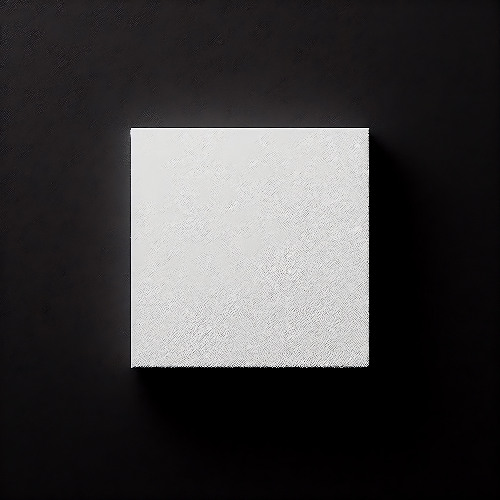
#> input picture samples/images/square.jfif, 500 x 500 px
$ python image2sound.py
#> lines starting #> are read from the running program, lines starting #| are printed output that depends on the picture
### hilbert.py
def generate(n):
    curve = [(0, 0)]
    for i in range(n):
        curve = extend(curve)
    return curve

def extend(curve):
    side_len = int(len(curve) ** 0.5)
    rot90 = rotate90(curve)
    rot270 = rotate270(curve)
    top_left = curve
    top_right = shift(curve, side_len, 0)
    bottom_left = shift(rot90, 0, side_len)[::-1]
    bottom_right = shift(rot270, side_len, side_len)[::-1]
    return bottom_left + top_left + top_right + bottom_right

def rotate90(curve):
    side_len = int(len(curve) ** 0.5)
    return [(side_len-1-y, x) for (x, y) in curve]

def rotate270(curve):
    side_len = int(len(curve) ** 0.5)
    return [(y, side_len-1-x) for (x, y) in curve]

def shift(curve, x, y):
    return [(i + x, j + y) for (i, j) in curve]

# [16 lines left out: function visualize, not called in this run]

# [2 lines that do not run on import are left out]

### image2sound.py
import cv2
import hilbert
import numpy as np
from scipy.io.wavfile import write

def load_and_prepare_image(path, hilbert_iterations):
#> called with path = 'samples/images/square.jfif', hilbert_iterations = 4
    side_length = 2 ** hilbert_iterations

    img = cv2.imread(path)
#> img is the input picture: shape (500, 500, 3); mean B, G, R 62, 61.3, 62.8

    if img is None:
        raise FileNotFoundError("Could not open " + path)

    height, width = img.shape[:2]
#> height = 500; width = 500
    middle_y = height // 2
#> middle_y = 250
    middle_x = width // 2
#> middle_x = 250
    radius = min(middle_x, middle_y)
#> radius = 250

    img = img[
        middle_y-radius:middle_y+radius,
        middle_x-radius:middle_x+radius
    ]
    img = cv2.resize(img, (side_length, side_length))
    img = cv2.cvtColor(img, cv2.COLOR_BGR2GRAY)
    #img = cv2.equalizeHist(img)

    return img

# in image2sound.py
# [17 lines left out: function load_and_prepare_image_from_array, not called in this run]


def perception_to_freq(t, min_freq, max_freq):
    return min_freq * (max_freq / min_freq) ** t

def get_frequencies(img, curve):
    min_freq = 200
    max_freq = 2000
    curve_arr = np.array(curve)                                                   # (N, 2)
    N = len(curve_arr)
    t = np.arange(N, dtype=np.float32) / max(1, N - 1)                           # (N,)
    freqs = (min_freq * (max_freq / min_freq) ** t).astype(np.float32)            # (N,)
    amps  = img[curve_arr[:, 0], curve_arr[:, 1]].astype(np.float32)             # (N,)
#> amps = 256 values, max 234 at index 219, min 0 at index 26, mean 66.04
    return freqs, amps

# [4 lines left out: function generate_sine_wave, not called in this run]

def generate_silence(duration, sample_rate):
    num_samples = int(duration * sample_rate)
    return np.zeros(num_samples, dtype=np.float32)

def generate_sound(img, curve, sample_rate=44100, volume=1, duration=10):
    freqs, amps = get_frequencies(img, curve)
#> freqs = 256 values from 200 to 2000
    n_samples = int(sample_rate * duration)
    t = np.linspace(0, duration, n_samples, endpoint=False, dtype=np.float32)    # (S,)
    # build all sine waves at once: (N, S), then collapse to (S,)
    waves = (amps / 255.0)[:, None] * np.sin(2 * np.pi * freqs[:, None] * t[None, :])
    samples = waves.sum(axis=0)
    max_val = np.max(np.abs(samples))
#> max_val = 47.47
#| 441000
    if max_val > 0:
        samples /= max_val
    samples *= volume
    return samples.astype(np.float32)

# [25 lines left out: functions precompute_sin_waves, generate_sound_batch, not called in this run]

def generate_hilbert_sound(img, hilbert_iterations, sample_rate=44100, volume=1, duration=10):
    curve = hilbert.generate(hilbert_iterations)
    samples = generate_sound(img, curve, sample_rate, volume, duration)
    return samples

def save_to_wav(filename, samples, sample_rate=44100):
    samples_int16 = np.int16(samples * 32767)
    write(filename, sample_rate, samples_int16)

def imshow_fixed_size(label, img, height, width):
#> called with label = 'Image', img = array of shape (16, 16), height = 512, width = 512
    cv2.imshow(label, cv2.resize(img, (width, height)))
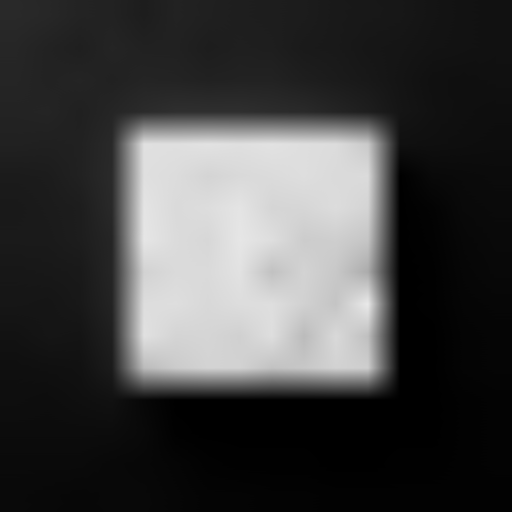
#> window 'Image': shape (512, 512); min 0, max 233, mean 65.9


if __name__ == "__main__":
    hilbert_iterations = 4
    image_path = "samples/images/square.jfif"
    image = load_and_prepare_image(image_path, hilbert_iterations)
    samples = generate_hilbert_sound(image, hilbert_iterations)
    print(len(samples))
    imshow_fixed_size("Image", image, 512, 512)
    cv2.waitKey(0)
    cv2.destroyAllWindows()
    output_wav = "hilbert_sound.wav"
    save_to_wav(output_wav, samples)
    print(f"Saved audio to {output_wav}")
